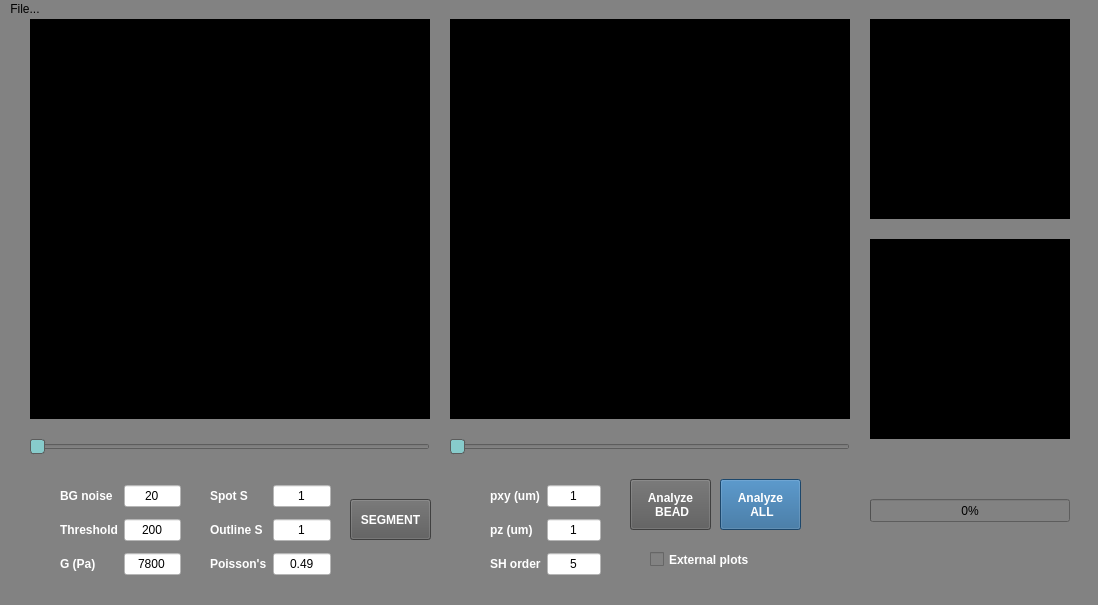
<?xml version="1.0" encoding="UTF-8"?>
<ui version="4.0">
 <class>MainWindow</class>
 <widget class="QMainWindow" name="MainWindow">
  <property name="geometry">
   <rect>
    <x>0</x>
    <y>0</y>
    <width>1098</width>
    <height>605</height>
   </rect>
  </property>
  <property name="windowTitle">
   <string>QBeadBuddy</string>
  </property>
  <property name="styleSheet">
   <string notr="true">background-color: rgb(130, 130, 130);</string>
  </property>
  <widget class="QWidget" name="centralwidget">
   <widget class="QWidget" name="gridLayoutWidget_2">
    <property name="geometry">
     <rect>
      <x>60</x>
      <y>460</y>
      <width>121</width>
      <height>104</height>
     </rect>
    </property>
    <layout class="QGridLayout" name="gridLayout_2">
     <item row="1" column="1">
      <widget class="QLineEdit" name="INPUT_Threshold">
       <property name="styleSheet">
        <string notr="true">background-color: rgb(255,255,255);</string>
       </property>
       <property name="text">
        <string>200</string>
       </property>
       <property name="alignment">
        <set>Qt::AlignCenter</set>
       </property>
      </widget>
     </item>
     <item row="1" column="0">
      <widget class="QLabel" name="label_threshold">
       <property name="styleSheet">
        <string notr="true">color: rgb(255, 255, 255);
font-weight: bold</string>
       </property>
       <property name="text">
        <string>Threshold</string>
       </property>
      </widget>
     </item>
     <item row="0" column="1">
      <widget class="QLineEdit" name="INPUT_BGnoise">
       <property name="styleSheet">
        <string notr="true">background-color: rgb(255,255,255);</string>
       </property>
       <property name="text">
        <string>20</string>
       </property>
       <property name="alignment">
        <set>Qt::AlignCenter</set>
       </property>
      </widget>
     </item>
     <item row="0" column="0">
      <widget class="QLabel" name="label_BGnoise">
       <property name="styleSheet">
        <string notr="true">color: rgb(255, 255, 255);
font-weight: bold</string>
       </property>
       <property name="text">
        <string>BG noise</string>
       </property>
      </widget>
     </item>
     <item row="2" column="0">
      <widget class="QLabel" name="label_G">
       <property name="styleSheet">
        <string notr="true">color: rgb(255, 255, 255);
font-weight: bold</string>
       </property>
       <property name="text">
        <string>G (Pa)</string>
       </property>
      </widget>
     </item>
     <item row="2" column="1">
      <widget class="QLineEdit" name="INPUT_G">
       <property name="styleSheet">
        <string notr="true">background-color: rgb(255,255,255);</string>
       </property>
       <property name="text">
        <string>7800</string>
       </property>
       <property name="alignment">
        <set>Qt::AlignCenter</set>
       </property>
      </widget>
     </item>
    </layout>
   </widget>
   <widget class="QWidget" name="gridLayoutWidget_3">
    <property name="geometry">
     <rect>
      <x>210</x>
      <y>460</y>
      <width>121</width>
      <height>104</height>
     </rect>
    </property>
    <layout class="QGridLayout" name="gridLayout_3">
     <item row="0" column="1">
      <widget class="QLineEdit" name="INPUT_Spot">
       <property name="styleSheet">
        <string notr="true">background-color: rgb(255,255,255);</string>
       </property>
       <property name="text">
        <string>1</string>
       </property>
       <property name="alignment">
        <set>Qt::AlignCenter</set>
       </property>
      </widget>
     </item>
     <item row="1" column="1">
      <widget class="QLineEdit" name="INPUT_Outline">
       <property name="styleSheet">
        <string notr="true">background-color: rgb(255,255,255);</string>
       </property>
       <property name="text">
        <string>1</string>
       </property>
       <property name="alignment">
        <set>Qt::AlignCenter</set>
       </property>
      </widget>
     </item>
     <item row="0" column="0">
      <widget class="QLabel" name="label_Spot">
       <property name="styleSheet">
        <string notr="true">color: rgb(255, 255, 255);
font-weight: bold</string>
       </property>
       <property name="text">
        <string>Spot S</string>
       </property>
      </widget>
     </item>
     <item row="1" column="0">
      <widget class="QLabel" name="label_Outline">
       <property name="styleSheet">
        <string notr="true">color: rgb(255, 255, 255);
font-weight: bold</string>
       </property>
       <property name="text">
        <string>Outline S</string>
       </property>
      </widget>
     </item>
     <item row="2" column="0">
      <widget class="QLabel" name="label_Poisson">
       <property name="styleSheet">
        <string notr="true">color: rgb(255, 255, 255);
font-weight: bold</string>
       </property>
       <property name="text">
        <string>Poisson's</string>
       </property>
      </widget>
     </item>
     <item row="2" column="1">
      <widget class="QLineEdit" name="INPUT_Poisson">
       <property name="styleSheet">
        <string notr="true">background-color: rgb(255,255,255);</string>
       </property>
       <property name="text">
        <string>0.49</string>
       </property>
       <property name="alignment">
        <set>Qt::AlignCenter</set>
       </property>
      </widget>
     </item>
    </layout>
   </widget>
   <widget class="QSlider" name="Slider_1">
    <property name="geometry">
     <rect>
      <x>30</x>
      <y>420</y>
      <width>400</width>
      <height>16</height>
     </rect>
    </property>
    <property name="styleSheet">
     <string notr="true">QSlider::handle:horizontal {
background-color: rgb(135, 203, 203);
border: 1px solid #5c5c5c;
width: 10px;
border-radius: 3px;
}</string>
    </property>
    <property name="orientation">
     <enum>Qt::Horizontal</enum>
    </property>
   </widget>
   <widget class="QPushButton" name="BUTTON_Segment">
    <property name="geometry">
     <rect>
      <x>350</x>
      <y>480</y>
      <width>81</width>
      <height>41</height>
     </rect>
    </property>
    <property name="styleSheet">
     <string notr="true">color: rgb(255,255,255);
background-color: rgb(90, 90, 90);
font-weight: bold
</string>
    </property>
    <property name="text">
     <string>SEGMENT</string>
    </property>
   </widget>
   <widget class="QSlider" name="Slider_2">
    <property name="geometry">
     <rect>
      <x>450</x>
      <y>420</y>
      <width>400</width>
      <height>16</height>
     </rect>
    </property>
    <property name="styleSheet">
     <string notr="true">QSlider::handle:horizontal {
background-color: rgb(135, 203, 203);
border: 1px solid #5c5c5c;
width: 10px;
border-radius: 3px;
}</string>
    </property>
    <property name="orientation">
     <enum>Qt::Horizontal</enum>
    </property>
   </widget>
   <widget class="QProgressBar" name="ProgressBar">
    <property name="geometry">
     <rect>
      <x>870</x>
      <y>480</y>
      <width>200</width>
      <height>23</height>
     </rect>
    </property>
    <property name="styleSheet">
     <string notr="true">selection-background-color: rgb(135, 203, 203);
color:rgb(0,0,0)</string>
    </property>
    <property name="value">
     <number>0</number>
    </property>
   </widget>
   <widget class="QLabel" name="Canvas_1">
    <property name="geometry">
     <rect>
      <x>30</x>
      <y>0</y>
      <width>400</width>
      <height>400</height>
     </rect>
    </property>
    <property name="styleSheet">
     <string notr="true">background-color: rgb(0, 0, 0);</string>
    </property>
    <property name="text">
     <string/>
    </property>
   </widget>
   <widget class="QLabel" name="Canvas_2">
    <property name="geometry">
     <rect>
      <x>450</x>
      <y>0</y>
      <width>400</width>
      <height>400</height>
     </rect>
    </property>
    <property name="styleSheet">
     <string notr="true">background-color: rgb(0, 0, 0);</string>
    </property>
    <property name="text">
     <string/>
    </property>
   </widget>
   <widget class="QLabel" name="Canvas_3">
    <property name="geometry">
     <rect>
      <x>870</x>
      <y>0</y>
      <width>200</width>
      <height>200</height>
     </rect>
    </property>
    <property name="styleSheet">
     <string notr="true">background-color: rgb(0, 0, 0);</string>
    </property>
    <property name="text">
     <string/>
    </property>
   </widget>
   <widget class="QWidget" name="gridLayoutWidget_4">
    <property name="geometry">
     <rect>
      <x>490</x>
      <y>460</y>
      <width>111</width>
      <height>104</height>
     </rect>
    </property>
    <layout class="QGridLayout" name="gridLayout_4">
     <item row="0" column="1">
      <widget class="QLineEdit" name="INPUT_pxy">
       <property name="styleSheet">
        <string notr="true">background-color: rgb(255,255,255);</string>
       </property>
       <property name="text">
        <string>1</string>
       </property>
       <property name="alignment">
        <set>Qt::AlignCenter</set>
       </property>
      </widget>
     </item>
     <item row="1" column="1">
      <widget class="QLineEdit" name="INPUT_Threshold_2">
       <property name="styleSheet">
        <string notr="true">background-color: rgb(255,255,255);</string>
       </property>
       <property name="text">
        <string>1</string>
       </property>
       <property name="alignment">
        <set>Qt::AlignCenter</set>
       </property>
      </widget>
     </item>
     <item row="1" column="0">
      <widget class="QLabel" name="label_pz">
       <property name="styleSheet">
        <string notr="true">color: rgb(255, 255, 255);
font-weight: bold</string>
       </property>
       <property name="text">
        <string>pz (um)</string>
       </property>
      </widget>
     </item>
     <item row="0" column="0">
      <widget class="QLabel" name="label_pxy">
       <property name="styleSheet">
        <string notr="true">color: rgb(255, 255, 255);
font-weight: bold</string>
       </property>
       <property name="text">
        <string>pxy (um)</string>
       </property>
      </widget>
     </item>
     <item row="2" column="1">
      <widget class="QLineEdit" name="INPUT_SH_Order">
       <property name="styleSheet">
        <string notr="true">background-color: rgb(255,255,255);</string>
       </property>
       <property name="text">
        <string>5</string>
       </property>
       <property name="alignment">
        <set>Qt::AlignCenter</set>
       </property>
      </widget>
     </item>
     <item row="2" column="0">
      <widget class="QLabel" name="label_SH_order">
       <property name="styleSheet">
        <string notr="true">color: rgb(255, 255, 255);
font-weight: bold</string>
       </property>
       <property name="text">
        <string>SH order</string>
       </property>
      </widget>
     </item>
    </layout>
   </widget>
   <widget class="QPushButton" name="BUTTON_Analyze_BEAD">
    <property name="geometry">
     <rect>
      <x>630</x>
      <y>460</y>
      <width>81</width>
      <height>51</height>
     </rect>
    </property>
    <property name="styleSheet">
     <string notr="true">color: rgb(255,255,255);
background-color: rgb(90, 90, 90);
font-weight: bold
</string>
    </property>
    <property name="text">
     <string>Analyze 
 BEAD</string>
    </property>
   </widget>
   <widget class="QPushButton" name="BUTTON_Analyze_ALL">
    <property name="geometry">
     <rect>
      <x>720</x>
      <y>460</y>
      <width>81</width>
      <height>51</height>
     </rect>
    </property>
    <property name="styleSheet">
     <string notr="true">color: rgb(255,255,255);
background-color: rgb(90, 90, 90);
background-color: rgb(40, 100, 150);
font-weight: bold
</string>
    </property>
    <property name="text">
     <string>Analyze 
 ALL</string>
    </property>
   </widget>
   <widget class="plotCanvas" name="Canvas_3D" native="true">
    <property name="geometry">
     <rect>
      <x>870</x>
      <y>220</y>
      <width>200</width>
      <height>200</height>
     </rect>
    </property>
    <property name="styleSheet">
     <string notr="true">background-color: rgb(0, 0, 0);</string>
    </property>
   </widget>
   <widget class="QCheckBox" name="checkBox">
    <property name="geometry">
     <rect>
      <x>650</x>
      <y>530</y>
      <width>121</width>
      <height>21</height>
     </rect>
    </property>
    <property name="styleSheet">
     <string notr="true">color: rgb(255,255,255);
font-weight: bold
</string>
    </property>
    <property name="text">
     <string>External plots</string>
    </property>
   </widget>
  </widget>
  <widget class="QMenuBar" name="menubar">
   <property name="geometry">
    <rect>
     <x>0</x>
     <y>0</y>
     <width>1098</width>
     <height>20</height>
    </rect>
   </property>
   <widget class="QMenu" name="menuFile">
    <property name="title">
     <string>File...</string>
    </property>
    <addaction name="Button_Open"/>
   </widget>
   <addaction name="menuFile"/>
  </widget>
  <widget class="QStatusBar" name="statusbar"/>
  <action name="Button_Open">
   <property name="text">
    <string>Open TIFF</string>
   </property>
  </action>
 </widget>
 <customwidgets>
  <customwidget>
   <class>plotCanvas</class>
   <extends>QWidget</extends>
   <header>plotcanvas.h</header>
   <container>1</container>
  </customwidget>
 </customwidgets>
 <resources/>
 <connections/>
</ui>
